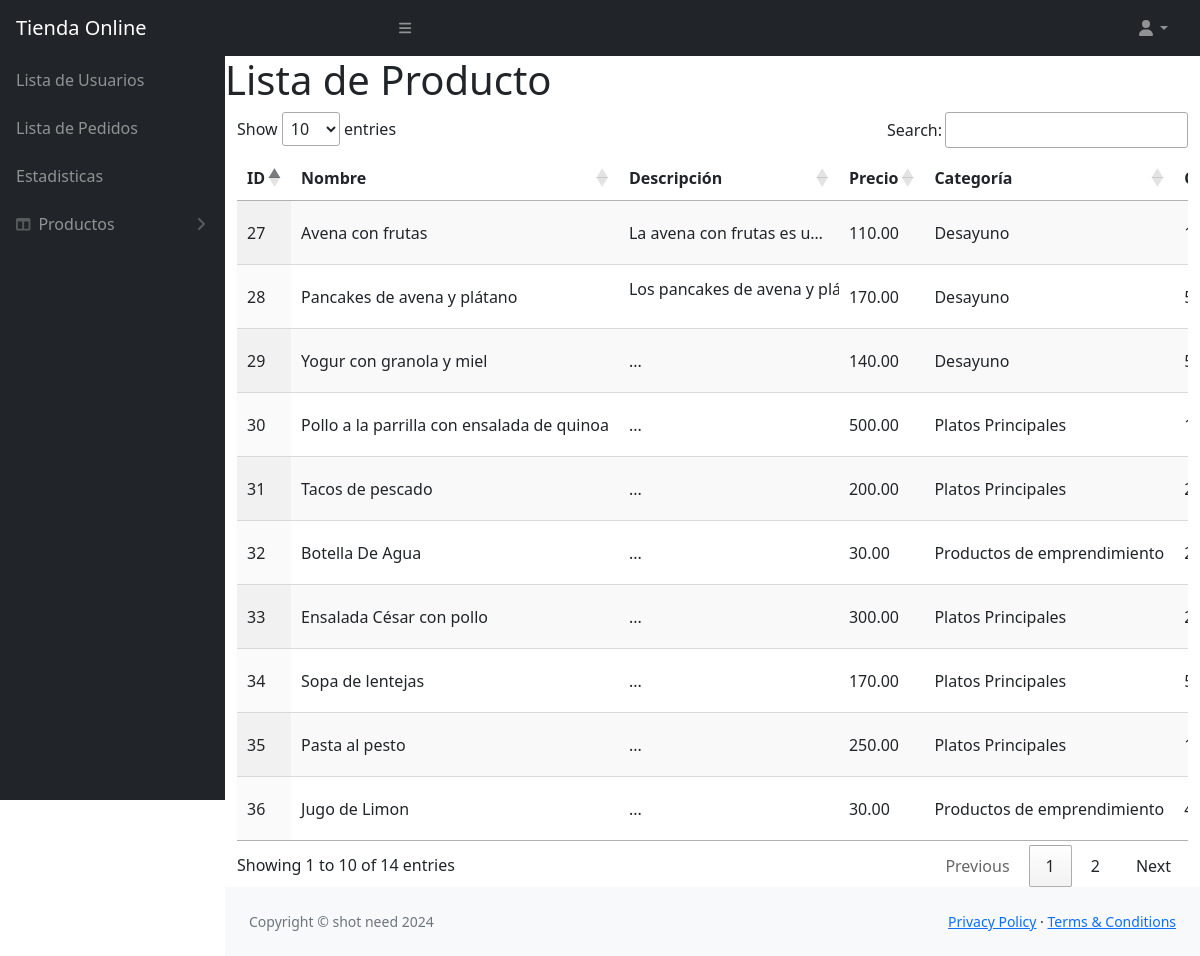
Screenshot of /Admin/TablaProductos.php with the database file from the repository.
### tables this page shows
CREATE TABLE `productos` (
  `id` int(11) NOT NULL,
  `nombre` varchar(200) NOT NULL,
  `descricion` text NOT NULL,
  `precio` decimal(10,2) NOT NULL,
  `categoria` varchar(30) NOT NULL,
  `active` int(11) NOT NULL,
  `Cantidad` int(11) NOT NULL,
  `descuento` tinyint(2) NOT NULL DEFAULT 0
);

### Admin/TablaProductos.php (the view, shortened to what this page needs)
<?php
try {
    $db = new Database();
    $conn = $db->conectar();
    $sql = "SELECT id, nombre, descricion, precio, categoria, Cantidad, active FROM productos";
    $stmt = $conn->prepare($sql);
    $stmt->execute();
    $productos = $stmt->fetchAll(PDO::FETCH_ASSOC);
} catch (PDOException $e) {
    echo "Error de conexión: " . $e->getMessage();
}
?>
<!DOCTYPE html>
<html lang="es">
<head>
    <link rel="stylesheet" href="https://stackpath.bootstrapcdn.com/bootstrap/4.5.2/css/bootstrap.min.css">
    <link rel="stylesheet" href="CSS/esp.css">
    <link rel="stylesheet" type="text/css" href="https://cdn.datatables.net/1.13.1/css/jquery.dataTables.css">
</head>
<body>
<?php include 'header.php'; ?>
<main>
    <h1>Lista de Producto</h1>
    <div class="container">
        <div class="table-responsive">
            <table id="example" class="display responsive nowrap" style="width:100%">
                <thead>
                <tr>
                    <th>ID</th>
                    <th>Nombre</th>
                    <th>Descripción</th>
                    <th>Precio</th>
                    <th>Categoría</th>
                    <th>Cantidad</th>
                </tr>
                </thead>
                <tbody>
                <?php foreach ($productos as $producto) { ?>
                    <tr>
                        <td><?php echo $producto['id']; ?></td>
                        <td><?php echo $producto['nombre']; ?></td>
                        <td class="table-description"><?php echo substr($producto['descricion'], 0, 50) . '...'; ?></td>
                        <td><?php echo $producto['precio']; ?></td>
                        <td><?php echo $producto['categoria']; ?></td>
                        <td><?php echo $producto['Cantidad']; ?></td>
                    </tr>
                <?php } ?>
                </tbody>
            </table>
        </div>
    </div>
</main>
<?php include 'footer.php'; ?>
</body>
</html>

### Admin/USUARIO/css/esp.css (style rules this page uses)
body { background-color:#005476; }

### Admin/TablaProductos.php (style rules this page uses)
.table-description { white-space: nowrap; overflow: hidden; text-overflow: ellipsis; max-width: 200px; }

### rows the page displays
productos: id "27", nombre "Avena con frutas", descricion "La avena con frutas es u…", precio "110.00", categoria "Desayuno"
productos: id "28", nombre "Pancakes de avena y plátano", descricion "Los pancakes de avena y…", precio "170.00", categoria "Desayuno"
productos: id "29", nombre "Yogur con granola y miel", precio "140.00", categoria "Desayuno"
productos: id "30", nombre "Pollo a la parrilla con ensalada de quinoa", precio "500.00", categoria "Platos Principales"
productos: id "31", nombre "Tacos de pescado", precio "200.00", categoria "Platos Principales"
productos: id "32", nombre "Botella De Agua", precio "30.00", categoria "Productos de emprendimiento"
productos: id "33", nombre "Ensalada César con pollo", precio "300.00", categoria "Platos Principales"
productos: id "34", nombre "Sopa de lentejas", precio "170.00", categoria "Platos Principales"
productos: id "35", nombre "Pasta al pesto", precio "250.00", categoria "Platos Principales"
productos: id "36", nombre "Jugo de Limon", precio "30.00", categoria "Productos de emprendimiento"
